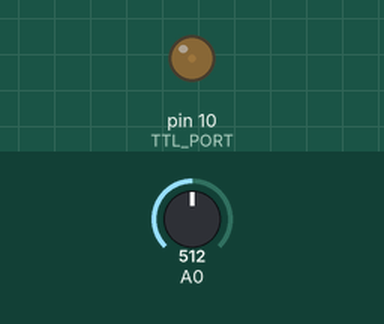
A sketch run on a simulated Arduino Uno, built with avr-gcc and run on an emulated ATmega328P. Shown: output pins drawn as LEDs (lit = HIGH). Inputs (shaded band) come from the test bench; at power-on: A0 = 512.

Above: at 5.1 s.
5.2 s: A0 set to 716
At 6.37 s:
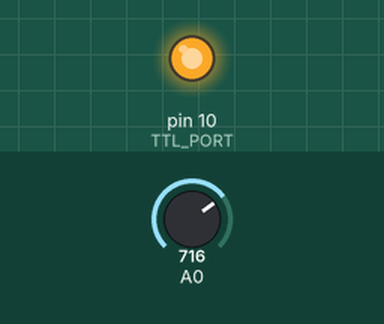
Timing chart, 0 to 14.7 s (numbered marks = the images above; inputs shaded):
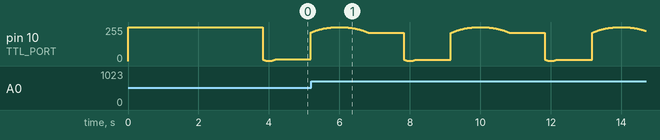

The sketch:

laser-tower.ino
```cpp
#include <math.h>
#include "libas.h"

const int TTL_PORT = 10;
const int BUTTON_PORT = 2;
const bool DEBUG = false;

/* CLASS DEFINITIONS */

class Effect {
  protected:
    unsigned long start_time_us, display_time_us;
    double start_progress;
  public:
    Effect(unsigned long _display_time_us) {
      display_time_us = _display_time_us;
    };
    ~Effect() {};
    void init(double, unsigned long );
    virtual int next(double, unsigned long);
    bool is_finished(unsigned long);
};

void Effect::init(double _start_progress, unsigned long _start_time_us) {
  start_time_us = _start_time_us;
  start_progress = _start_progress;
}

bool Effect::is_finished(unsigned long current_time_us) {
  return current_time_us >= (display_time_us + start_time_us);
}

class Show {
  Effect **effects;
  int current_effect;
  int effect_cnt;
  public:
    Show(Effect **_effects, int _effect_cnt) {
      effects = _effects;
      current_effect = -1;
      effect_cnt = _effect_cnt;
    };
    ~Show() {};
    int next(double, unsigned long);
    void reset() {
      current_effect = -1;
    }
};

int Show::next(double cur_progress, unsigned long cur_time_us) {
  if (current_effect < 0 || effects[current_effect]->is_finished(cur_time_us)) {
    current_effect = (current_effect + 1) % effect_cnt;
    effects[current_effect]->init(cur_progress, cur_time_us);
  }
  return effects[current_effect]->next(cur_progress, cur_time_us);
}

/* EFFECT DEFINITIONS */

/* 1D effects */

class BreatheEffect: public Effect {
  public:
    BreatheEffect(unsigned long _display_time_us, int _time_scale_factor) : Effect(_display_time_us) {
      time_scale_factor = _time_scale_factor;
    }
    int next(double, unsigned long);
  private:
    int time_scale_factor;
};

int BreatheEffect::next(double cur_progress, unsigned long cur_time_us) {
  // http://sean.voisen.org/blog/2011/10/breathing-led-with-arduino/
  double cur_time_ms = (cur_time_us - start_time_us) / 1000.0;
  return 255.0 - (exp(sin(cur_time_ms/((double) time_scale_factor)*PI)) - 0.36787944)*108.0;
}

class AllOnEffect: public Effect {
  public:
    AllOnEffect(unsigned long _display_time_us) : Effect(_display_time_us) {}
    int next(double, unsigned long);
};

int AllOnEffect::next(double cur_progress, unsigned long cur_time_us) {
  return 255;
}

/* 2D effects */

class HalfDiskEffect: public Effect {
  public:
    HalfDiskEffect(unsigned long _display_time_us) : Effect(_display_time_us) {}
    int next(double, unsigned long);
};

int HalfDiskEffect::next(double cur_progress, unsigned long cur_time_us) {
  if (cur_progress < 0.5) {
    return 255;
  } else {
    return 0;
  }
}

/* FRAMERATE ADJUSTMENT */

double rotations_per_sec = 30.0;
unsigned long rotation_time_us = 0L;
int last_dial_position = 0;

void adjust_rps(double delta) {
  rotations_per_sec += delta;
  if (DEBUG) {
    Serial.print("rotations per second: ");
    Serial.println(rotations_per_sec);
  }
  rotation_time_us = ceil((1000.0 * 1000.0) / rotations_per_sec);
}

void check_for_rps_adjustment() {
  int dial_position = analogRead(A0);
  if (dial_position != last_dial_position) {
    double delta = last_dial_position - dial_position;
    adjust_rps(delta / 1000);
    last_dial_position = dial_position;
  }
}

/* SHOW DEFINITIONS */

const unsigned long one_sec_us = 1000L * 1000L;
AllOnEffect all_on_3(3L * one_sec_us);
BreatheEffect breathe(13.4 * one_sec_us, 2000);
HalfDiskEffect half_disk(10000L * one_sec_us);

Effect * effects_2d[] = {&all_on_3, &breathe};
Show timeline_2d(effects_2d, sizeof(effects_2d)/sizeof(effects_2d[0]));
Effect * effects_3d[] = {&half_disk};
Show timeline_3d(effects_3d, sizeof(effects_3d)/sizeof(effects_3d[0]));

int current_show = -1;
Show* registered_shows[] = {&timeline_2d, &timeline_3d};
int show_cnt = sizeof(registered_shows)/sizeof(registered_shows[0]);

/* SHOW FUNCTIONS */

unsigned long last_time_us;
volatile bool is_show_change_requested = false;

void start_next_show() {
  current_show = (current_show + 1) % show_cnt;
}

void play_show(unsigned long cur_time_us) {
  double cur_progress = ((double) (cur_time_us % rotation_time_us)) / ((double) rotation_time_us);
  int val = registered_shows[current_show]->next(cur_progress, cur_time_us);
  analogWrite(TTL_PORT, val);
}

void reset_show() {
  registered_shows[current_show]->reset();
}

void show_button_pushed() {
  is_show_change_requested = true;
}

/* NORMAL ARDUINO FUNCTIONS */

unsigned int loop_counter = 0;

void setup() {
  last_time_us = micros();
  pinMode(TTL_PORT, OUTPUT);
  //pinMode(BUTTON_PORT, INPUT_PULLUP);
  // FALLING for when the pin goes from high to low.
  //attachInterrupt(digitalPinToInterrupt(BUTTON_PORT), show_button_pushed, FALLING);
  adjust_rps(0); // initialize rotation_time_us
  start_next_show(); // initialize show stuff
  last_dial_position = analogRead(A0);
  if (DEBUG) {
    Serial.begin(9600);
  }
}

void loop() {
  if (loop_counter % 1024 == 0) {
    // 10 orders of magnitude less frequent than main loop
    check_for_rps_adjustment();
    if (is_show_change_requested) {
      start_next_show();
      is_show_change_requested = false;
    }
  }
  unsigned long cur_time_us = micros();
  if (cur_time_us < last_time_us) {
    reset_show(); // time overflow, start show over
  }
  last_time_us = cur_time_us;
  play_show(cur_time_us);
  loop_counter++;
}

/*
libas tracker(ClockPin, DataPin, ChipSelectPin);
Data can be read from the device using
int position = tracker->GetPosition();
 */
 
```

libas.cpp
```cpp
// (licence header left out)
// include core Wiring API
#if defined(ARDUINO) && ARDUINO >= 100
  #include "Arduino.h"
#else
  #include "WProgram.h"
#endif

// include this library's description file
#include "libas.h"

// Default constructor, SCLK connects to CLK, CSn to ChipSelect and DI to DO on AS5X45
libas::libas(int CLK, int DI, int CS)
{
  // Set pins up for output/input
  clkPin = CLK;
  dInPin = DI;
  chipSelectPin = CS;
  pinMode(CLK, OUTPUT);
  pinMode(DI, INPUT);
  pinMode(CS, OUTPUT);
  // DataPrecision is 12bit
  DataPrecision = 12;
}

// Read position off sensor and return flags (wraps ASGetPosition for code size)
ASDataFlags libas::GetDataFlags(void)
{
  GetPosition();
  return Flags;
}
// Read position off sensor, and update
int libas::GetPosition(void)
{
  // Temp position
  int tempPosition = 0;
  // Counter
  int i = 0;
  // XOR for parity check (Even Parity)
  byte XOR = 0;
  // Temp reading byte
  byte tempRead = 0;
  // Select sensor
  digitalWrite(chipSelectPin, LOW);

  // Sensor feeds out position MSB first
  for(i = DataPrecision-1; i >= 0; i--)
  {
    // Toggle clock line, wait, and then read the data
    digitalWrite(clkPin,LOW);
    // Delays must be at least 500ns
    delayMicroseconds(1);
    digitalWrite(clkPin,HIGH);
    delayMicroseconds(1);
    tempRead = digitalRead(dInPin)&0x01;
    // XOR data for checksum
    XOR ^= tempRead;
    // Read to tempPosition so we can buffer if data is invalid
    tempPosition |= (tempRead)<<i;

  }

  // Status bits are fed out
  for(i = 0; i < 6; i++)
  {
    // Toggle clock line, wait, and then read the data
    digitalWrite(clkPin,LOW);
    delayMicroseconds(1);
    digitalWrite(clkPin,HIGH);
    delayMicroseconds(1);
    tempRead = digitalRead(dInPin)&0x01;
    // XOR data for checksum
    XOR ^= tempRead;
    // We don't buffer Flags, so user can check for errors
    Flags.data |= (tempRead)<<i;
  }

  // Disable chipselect
  digitalWrite(chipSelectPin, HIGH);

  // ValidityCheck
  if(XOR == 0
    && Flags.OCF == 1
    && Flags.COF == 0
    && Flags.LIN == 0)
  {
    // if valid, return flags and update position
    Position=tempPosition;
  }
  return Position;
}
```

libas.h
```cpp
// (licence header left out)
// ensure this library description is only included once
#ifndef LIBAS_H
#define LIBAS_H

// include types & constants of Wiring core API
#if defined(ARDUINO) && ARDUINO >= 100
  #include "Arduino.h"
#else
  #include "WConstants.h"
#endif

union ASDataFlags
{
  byte data;
  struct
  {
    byte OCF : 1;
    byte COF : 1;
    byte LIN : 1;
    byte MagInc : 1;
    byte MagDec:1;
    byte EvenPar:1;
  };
};

class libas
{
  public:
    // Default constructor, SCLK connects to CLK, CSn to ChipSelect and DI to DO on AS5X45
    libas(int CLK, int DI, int CSn);
    // Read position off sensor, and update
    int GetPosition(void);
    // Read position off sensor and return flags (wraps ASGetPosition for code size)
    ASDataFlags GetDataFlags(void);
    // Flags from last read of data
    ASDataFlags Flags;
    // Position, for 10bit 0-1023, 12bit 0-4095
    int Position;
  private:
    // Precision (0 based, 9 is 10bit, 11 is 12bit)
    int DataPrecision;
    int chipSelectPin;
    int clkPin;
    int dInPin;
};

// LIBAS_H
#endif
```
